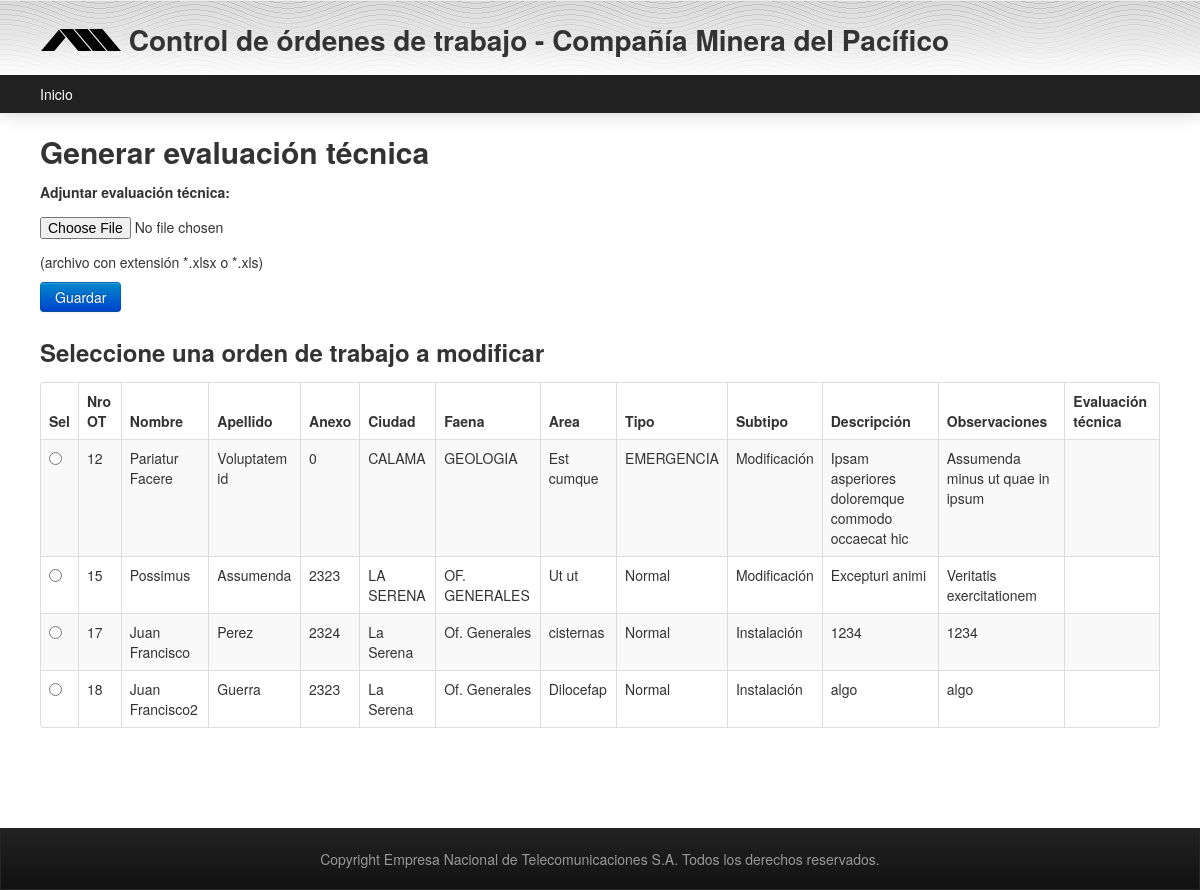
Page /cmp/ordendetrabajo/entel/generar_evaluaciontecnica.php on the earlier database version.
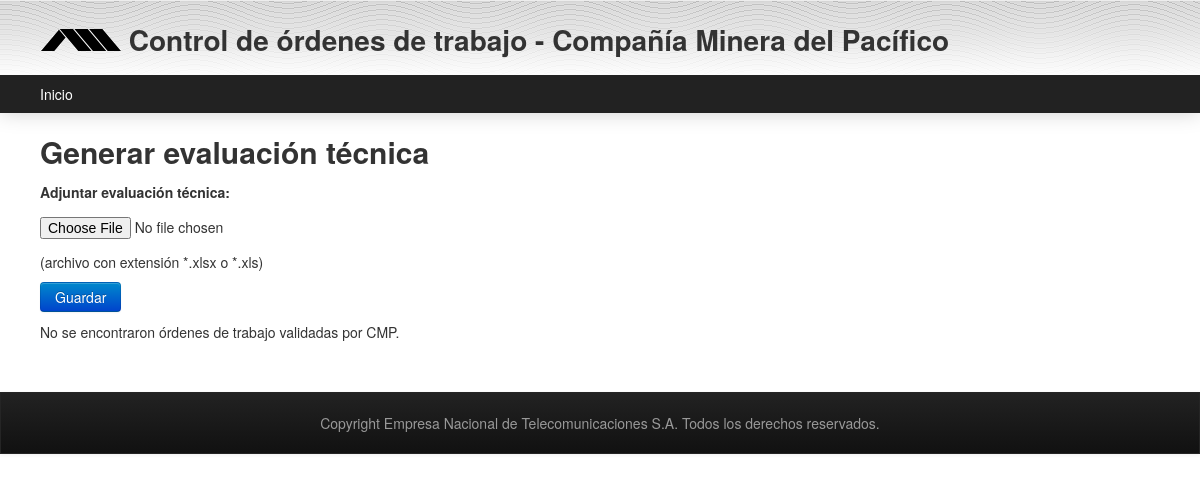
Same page on the later database version.
### tables this page shows
CREATE TABLE IF NOT EXISTS `orden_de_trabajo` (
  `idorden_de_trabajo` int(11) NOT NULL AUTO_INCREMENT,
  `nombre` varchar(50) DEFAULT NULL,
  `apellido` varchar(50) DEFAULT NULL,
  `anexo` int(11) DEFAULT NULL,
  `ciudad` varchar(45) DEFAULT NULL,
  `faena` varchar(45) DEFAULT NULL,
  `area` varchar(45) DEFAULT NULL,
  `tipo_ot` varchar(45) DEFAULT NULL,
  `subtipo_ot` varchar(45) DEFAULT NULL,
  `descripcion` text,
  `observaciones` text,
  `evaluacion_tecnica` varchar(300) DEFAULT NULL,
  `nro_ott` varchar(50) DEFAULT NULL,
  PRIMARY KEY (`idorden_de_trabajo`)
);

### cmp/ordendetrabajo/entel/generar_evaluaciontecnica.php (the view, shortened to what this page needs)
<!DOCTYPE HTML PUBLIC "-//W3C//DTD HTML 4.01 Transitional//EN" "http://www.w3.org/TR/html4/loose.dtd">
<html>
<head>
  <?php include ("../../include/head.php")?>
</head>
<body>
<div id="container">
<?php include ("../../include/menu.php"); ?>
<div id="content">
<h2>Generar evaluaci&oacute;n t&eacute;cnica</h2>
<form id='form' action='' method='POST' enctype="multipart/form-data">
    <p><b>Adjuntar evaluaci&oacute;n t&eacute;cnica:</b>
    <p><input name="file" type="file"></p>
    <p>(archivo con extensi&oacute;n *.xlsx o *.xls)
    <p><input type='submit' value='Guardar' class="btn btn-primary"><input type='hidden' value='1' name='submitted'>
<?php
         $sql= "SELECT `idorden_de_trabajo`, `nombre`, `apellido`, `anexo`, `ciudad`, `faena`, `area`, `tipo_ot`, `subtipo_ot`, `descripcion`, `observaciones`, `evaluacion_tecnica`
           FROM `orden_de_trabajo`, `historial_ot`
           WHERE  `estado` = 'GENERACIÓN OT' AND `idorden_de_trabajo` = `orden_de_trabajo_idorden_de_trabajo`  AND `termino` IS NULL " ;
   $result = mysql_query($sql) or die(mysql_error());
   $rows = mysql_num_rows($result);
?>
    <div style="overflow-x: auto; overflow-y: hidden;">
<?php
     if ( $rows == 0) : ?>
    	<p>No se encontraron &oacute;rdenes de trabajo validadas por CMP.</p>
<?php else : ?>
	<h3>Seleccione una orden de trabajo a modificar</h3>
    <table id="tabla_ot" class="table table-striped table-bordered">
      <thead>
      <tr>
      	<th scope="col">Sel</th>
   		<th scope="col">Nro OT</th>
		<th scope="col">Nombre</th>
		<th scope="col">Apellido</th>
		<th scope="col">Anexo</th>
		<th scope="col">Ciudad</th>
		<th scope="col">Faena</th>
		<th scope="col">Area</th>
		<th scope="col">Tipo</th>
		<th scope="col">Subtipo</th>
		<th scope="col">Descripci&oacute;n</th>
		<th scope="col">Observaciones</th>
		<th scope="col">Evaluaci&oacute;n t&eacute;cnica</th>
      </tr>
      </thead>
      <tbody>
   <?php
     for ($i = 0; $i < $rows; $i++)
     $ot[] = mysql_fetch_assoc($result);
   ?>
	    <?php for ($i = 0; $i < $rows; $i++): ?>
	<tr>
			<td><input type=radio name=nro_ot value=<?php echo $ot[$i]['idorden_de_trabajo'];?>></td>
			<td><?php echo $ot[$i]['idorden_de_trabajo']; ?></td>
	        <td><?php echo $ot[$i]['nombre']; ?></td>
   	        <td><?php echo $ot[$i]['apellido']; ?></td>
	        <td><?php echo $ot[$i]['anexo']; ?></td>
	        <td><?php echo $ot[$i]['ciudad']; ?></td>
	        <td><?php echo $ot[$i]['faena'] ?></td>
   	        <td><?php echo $ot[$i]['area']; ?></td>
	        <td><?php echo $ot[$i]['tipo_ot'] ?></td>
	        <td><?php echo $ot[$i]['subtipo_ot']; ?></td>
	        <td><?php echo $ot[$i]['descripcion']; ?></td>
	        <td><?php echo $ot[$i]['observaciones']; ?></td>
	        <td><?php if(isset($ot[$i]['evaluacion_tecnica'])) echo "<a href='../../public_html/upload/archivos/".$ot[$i]['evaluacion_tecnica']."' >descargar</a>"; ?></td>
	 </tr>
    <?php
             endfor;
    ?>
      </tbody>
    </table>
<br>
<br>
<?php endif; ?>
    </div>
</form>
</div>
<?php include ("../../include/footer.php") ?>
</div>
</body>
</html>

### cmp/include/head.php (shortened to what this page needs)
<link href="http://localhost/cmp/css/bootstrap/css/bootstrap.min.css" rel="stylesheet" type="text/css">
<link href="http://localhost/cmp/css/global.css" rel="stylesheet" type="text/css">

### cmp/include/menu.php (shortened to what this page needs)
<div id="header">
<h1><img src="http://localhost/cmp/images/lwis.celebrity/logo_lwis.png" alt="LWIS.net"> Control de &oacute;rdenes de trabajo - Compañ&iacute;a Minera del Pac&iacute;fico</h1>
<ul id="nav" class="dropdown dropdown-linear dropdown-columnar">
	<li><a href="http://localhost/cmp/index.php">Inicio</a></li>
</ul>
</div>

### cmp/include/footer.php
<div id="footer" class="footer navbar navbar-inverse" >
	<div class="navbar-inner">
        Copyright Empresa Nacional de Telecomunicaciones S.A. Todos los derechos reservados.
   </div>
</div>

### cmp/css/global.css (style rules this page uses)
h2 { margin-bottom: 10px; }
#footer { text-align: center; margin: 40px -40px 0; }
#footer .navbar-inner { padding: 20px 40px 0px; border-radius: 0; }
#header { background: #fff url("../images/lwis.celebrity/pattern1.png") 0 0 repeat-x; height: 92px; margin: 0px -40px 20px; padding: 20px 0 0; box-shadow: 0 0 20px #ccc; }
#header h1 { margin: 0 0 15px; padding: 0 35px; font-size: 28px; }
#header img { vertical-align: 0px; }
ul.dropdown { background-color: #222; color: #fff; }
ul.dropdown li a, ul.dropdown li.dir { padding: 10px 40px; display: block; color: #fff; }
ul.dropdown, ul.dropdown li, ul.dropdown ul { list-style: none; margin: 0; padding: 0; }
ul.dropdown { position: relative; z-index: 597; float: left; }
ul.dropdown li { float: left; line-height: 1.3em; vertical-align: middle; zoom: 1; }
ul.dropdown-linear { width: 100%; }
p { clear: both; }

Differences in the rows shown:
removed orden_de_trabajo: idorden_de_trabajo "12", nombre "Pariatur Facere", apellido "Voluptatem id", anexo "0", ciudad "CALAMA", faena "GEOLOGIA", area "Est cumque", tipo_ot "EMERGENCIA", subtipo_ot "Modificación", descripcion "Ipsam asperiores doloremque commodo occaecat hic", observaciones "Assumenda minus ut quae in ipsum"
removed orden_de_trabajo: idorden_de_trabajo "15", nombre "Possimus", apellido "Assumenda", anexo "2323", ciudad "LA SERENA", faena "OF. GENERALES", area "Ut ut", tipo_ot "Normal", subtipo_ot "Modificación", descripcion "Excepturi animi", observaciones "Veritatis exercitationem"
removed orden_de_trabajo: idorden_de_trabajo "17", nombre "Juan Francisco", apellido "Perez", anexo "2324", ciudad "La Serena", faena "Of. Generales", area "cisternas", tipo_ot "Normal", subtipo_ot "Instalación", descripcion "1234", observaciones "1234"
removed orden_de_trabajo: idorden_de_trabajo "18", nombre "Juan Francisco2", apellido "Guerra", anexo "2323", ciudad "La Serena", faena "Of. Generales", area "Dilocefap", tipo_ot "Normal", subtipo_ot "Instalación", descripcion "algo", observaciones "algo"
Other differences:
text no longer shown: "Seleccione una orden de trabajo a modificar Sel Nro OT Nombre Apellido Anexo Ciudad Faena Area Tipo Subtipo Descripción Observaciones Evaluación técnica"
text now shown: "No se encontraron órdenes de trabajo validadas por CMP."
